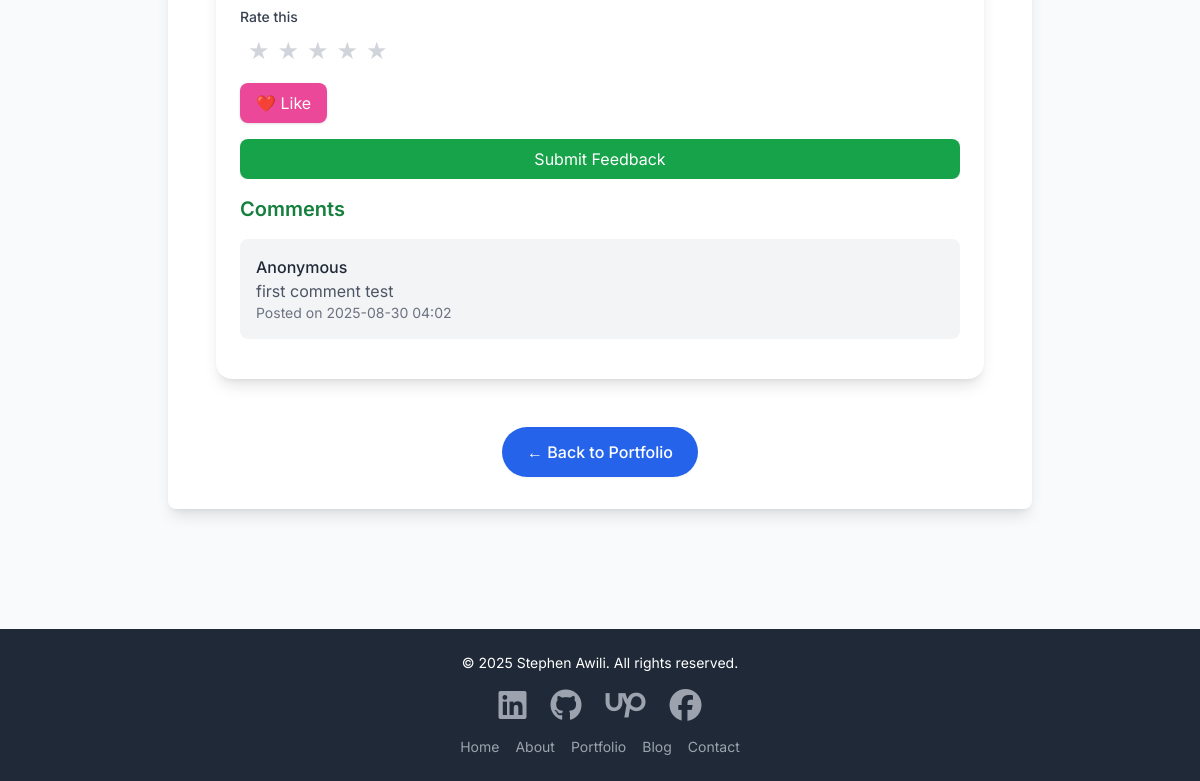
Page /project/zoho-crm-quote-automation-widget (lower part) on the earlier database version.
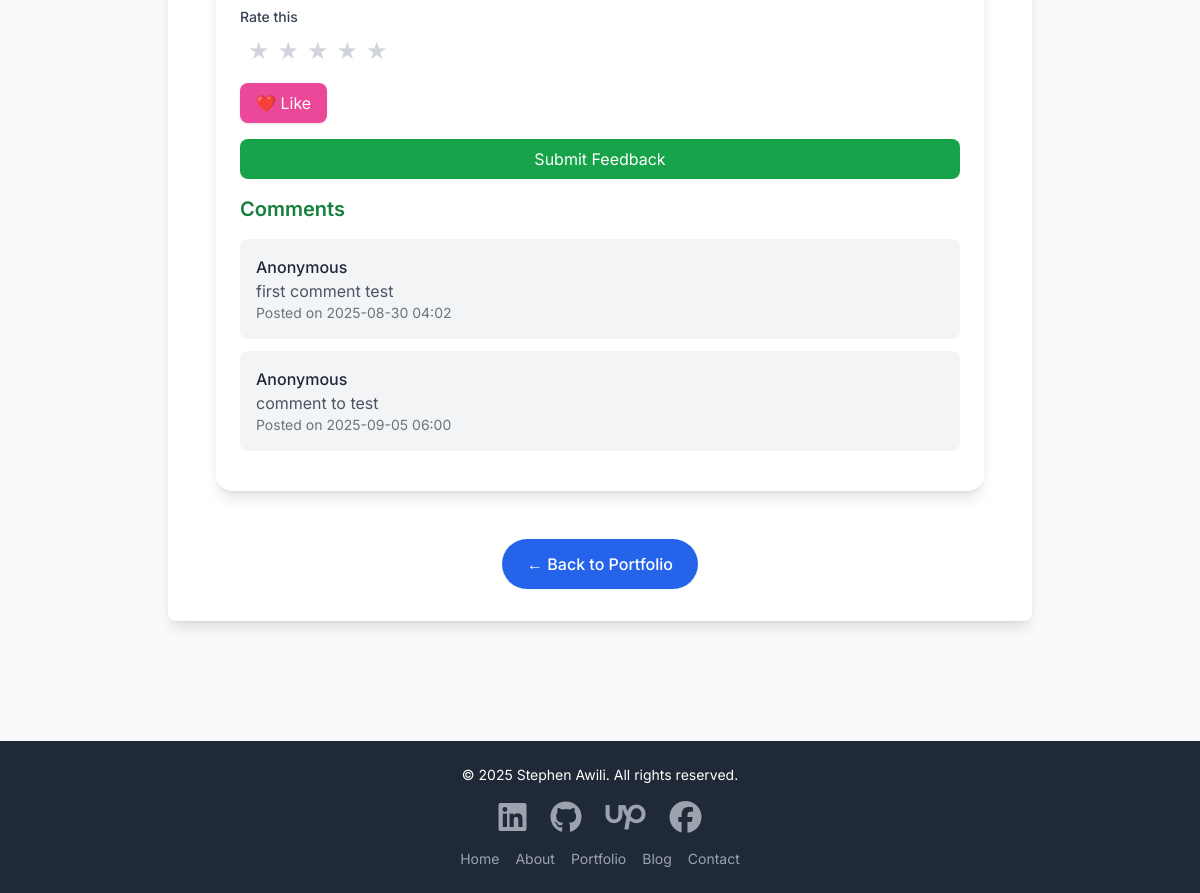
Same page on the later database version.
### model.py (models this page shows, shortened)
class Comment(db.Model):
    id = db.Column(db.Integer, primary_key=True)
    content = db.Column(db.Text, nullable=False)
    date_posted = db.Column(db.DateTime, default=datetime.utcnow)
    guest_name = db.Column(db.String(100), nullable=True)
    guest_email = db.Column(db.String(120), nullable=True)
    post_id = db.Column(db.Integer, db.ForeignKey('blog_post.id'), nullable=True)
    project_id = db.Column(db.Integer, db.ForeignKey('project.id'), nullable=True)

### app.py (the view, shortened to what this page needs)
@app.route('/project/<string:slug>', methods=["GET", "POST"])
def project_detail(slug):
    project = Project.query.filter_by(slug=slug).first_or_404()
    form = CommentForm()
    return render_template("project_detail.html", project=project, form=form, title=project.title)

### templates/project_detail.html (shortened to what this page needs)
﻿{% extends "base.html" %}
{% block content %}
<div class="container mx-auto px-4 py-16 md:py-24 max-w-4xl">
    <article class="bg-white rounded-lg shadow-lg p-8">
        <div class="max-w-3xl mx-auto bg-white shadow-lg rounded-2xl p-6 mt-10">
            <form method="POST" class="space-y-4">
                <div>
                    <label class="block text-sm font-medium text-gray-700">Rate this</label>
                    <div class="flex items-center space-x-2 mt-2">
                        {% for i in range(1,6) %}
                        <label for="star{{i}}" class="cursor-pointer text-2xl text-gray-300 peer-checked:text-yellow-400">★</label>
                        {% endfor %}
                    </div>
                </div>
                <div>
                    <button type="submit" onclick="document.getElementById('likeField').value='true';"
                            class="flex items-center px-4 py-2 bg-pink-500 text-white rounded-lg shadow hover:bg-pink-600">
                        ❤️ Like
                    </button>
                </div>
                <div>
                    <button type="submit" class="w-full bg-green-600 text-white py-2 px-4 rounded-lg hover:bg-green-700">
                        Submit Feedback
                    </button>
                </div>
                <div class="max-w-3xl mx-auto mt-8">
                    <h3 class="text-xl font-semibold mb-4 text-green-700">Comments</h3>
                    {% for comment in project.comments %}
                    <div class="bg-gray-100 p-4 rounded-lg mb-3">
                        <p class="font-medium text-gray-800">
                            {{ comment.user.username if comment.user else comment.guest_name or "Anonymous" }}
                        </p>
                        <p class="text-gray-600">{{ comment.content }}</p>
                        <p class="text-sm text-gray-500">Posted on {{ comment.date_posted.strftime('%Y-%m-%d %H:%M') }}</p>
                    </div>
                    {% else %}
                    <p class="text-gray-500">No comments yet. Be the first!</p>
                    {% endfor %}
                </div>
            </form>
        </div>
        <div class="mt-12 text-center">
            <a href="{{ url_for('portfolio') }}" class="inline-flex items-center px-6 py-3 border border-transparent text-base font-medium rounded-full shadow-sm text-white bg-blue-600 hover:bg-blue-700 focus:outline-none focus:ring-2 focus:ring-offset-2 focus:ring-blue-500 transition-colors">
                &larr; Back to Portfolio
            </a>
        </div>
    </article>
</div>
{% endblock %}

### templates/base.html (shortened to what this page needs)
<!DOCTYPE html>
<html lang="en">
<head>
    <script src="https://cdn.tailwindcss.com"></script>
    <link rel="stylesheet" href="https://cdnjs.cloudflare.com/ajax/libs/font-awesome/6.5.2/css/all.min.css" />
</head>
<body class="text-gray-800">
    {% block content %}{% endblock %}
    <br />
    <footer class="bg-gray-800 text-white py-6">
        <div class="container mx-auto px-4 text-center">
            <p class="text-sm mb-4">&copy; 2025 Stephen Awili. All rights reserved.</p>
            <div class="flex justify-center space-x-6 mb-4">
                <a href="https://ke.linkedin.com/in/stephen-awili-ba4300310?trk=profile-badge" target="_blank" rel="noopener noreferrer" class="text-gray-400 hover:text-white transition duration-300">
                    <i class="fab fa-linkedin fa-2x"></i>
                </a>
                <a href="https://github.com/SteveCodeK" target="_blank" rel="noopener noreferrer" class="text-gray-400 hover:text-white transition duration-300">
                    <i class="fab fa-github fa-2x"></i>
                </a>
                <a href="https://www.upwork.com/freelancers/~01f24ea99cbd90cd8c" target="_blank" rel="noopener noreferrer" class="text-gray-400 hover:text-white transition duration-300">
                    <i class="fab fa-upwork fa-2x"></i>
                </a>
                <a href="YOUR_FACEBOOK_PROFILE_URL" target="_blank" rel="noopener noreferrer" class="text-gray-400 hover:text-white transition duration-300">
                    <i class="fab fa-facebook fa-2x"></i>
                </a>
            </div>
            <div class="flex justify-center space-x-4 text-sm">
                <a href="{{ url_for('home') }}" class="text-gray-400 hover:text-white transition duration-300">Home</a>
                <a href="{{ url_for('about') }}" class="text-gray-400 hover:text-white transition duration-300">About</a>
                <a href="{{ url_for('portfolio') }}" class="text-gray-400 hover:text-white transition duration-300">Portfolio</a>
                <a href="{{ url_for('blog') }}" class="text-gray-400 hover:text-white transition duration-300">Blog</a>
                <a href="{{ url_for('contact') }}" class="text-gray-400 hover:text-white transition duration-300">Contact</a>
            </div>
        </div>
    </footer>
</body>
</html>

### templates/base.html (style rules this page uses)
body { font-family: 'Inter', sans-serif; scroll-behavior: smooth; background-color: #f8fafc; }

Differences in the rows shown:
added Comment: user "Anonymous", content "comment to test", date_posted "2025-09-05 06:00"
